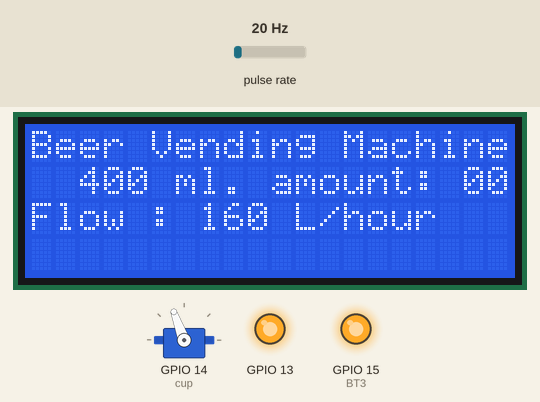
Bench run of a sketch on a simulated ESP8266 (NodeMCU). Shown: servo, 20×4 character LCD, output pins drawn as LEDs (lit = HIGH). Wiring (inferred from the names in the program): pulse sensor: data GPIO 12. The test bench sets the inputs (shaded band); at power-on: pulse rate 20 Hz. WiFi joins after 1.5 s; servers stay silent unless stated; what the sketch prints to the serial monitor is not drawn.

Above: at 3.4 s.
3.5 s: pulse rate (sensor on GPIO 12) set to 4 Hz
At 5.1 s:
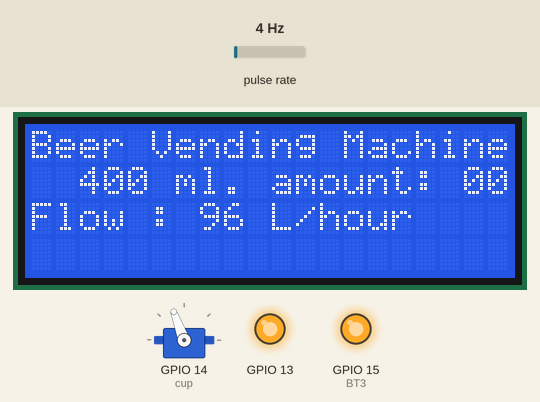
6.5 s: pulse rate (sensor on GPIO 12) set to 50 Hz
At 8.3 s:
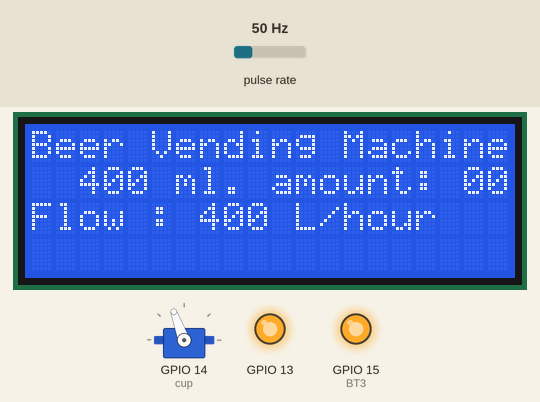
9.4 s: pulse rate (sensor on GPIO 12) set to 100 Hz
At 12.4 s:
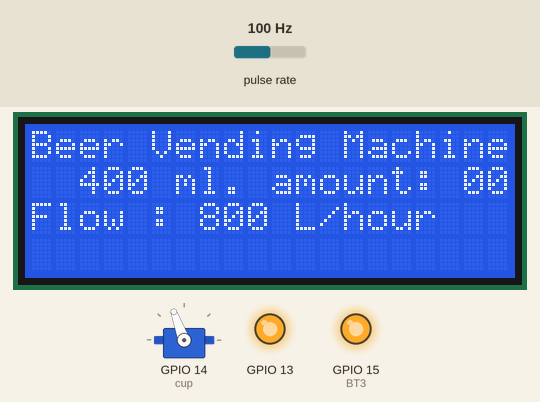
Timing chart, 0 to 13.9 s (numbered marks = the images above; inputs shaded):
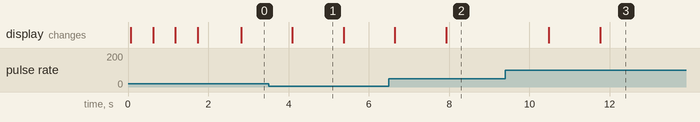

Measured:
- after the input at 3.5 s, the display: changes after 0.60 s (image 1)
- after the input at 6.5 s, the display: first changes after 0.15 s (image 2 shows a later state)
- after the input at 9.4 s, the display: first changes after 1.1 s (image 3 shows a later state)
- what the display in image 1 shows lasts 1.3 s, from 4.1 s to 5.4 s

The sketch:

BVM.ino
```cpp
/*
   Beer Vending Machine
   RMUTL Senior Project
   Date   : 27/11/2560
   ---pin Connecting---
    RELAY  :
      GND     GND
      SIG     13

    LCD i2c :
      GND     GND
      VCC     5V
      SDA     04
      SCL     05
    SERVO :
      GND     GND
      VCC     5V
      SIG     14
    Flow sensor :
      GND     12
      VCC     GND
      SDA     5V

    Switch :
      GND     GND
      BT1     15
      BT2     02
      BT3     00
      BT4     16
*/


#include <ESP8266WiFi.h>
#include <Wire.h>
#include <LiquidCrystal_I2C.h>
#include <ESP8266HTTPClient.h>
#include <Servo.h>
WiFiClient client;

LiquidCrystal_I2C lcd(0x27, 20, 4);

Servo cup;


#define BT1 0
#define BT2 2
#define BT3 15
#define BT4 16

#define FLOW 12
volatile int NbTopsFan;
int Calc;


byte beer1 = 0, beer2 = 0, beer3 = 0, beer4 = 0;
byte timeOutWIFI = 0;
boolean state = false;
int flowLevel = 0;
int pos = 0;


const char* ssid = "CMMC_Sinet_2.4G";
const char* password = "zxc12345";
//const char* ssid = "belkin.636";
//const char* password = "3eb7e66b";
//const char* ssid = "tong";
//const char* password = "man09min";
String apiKey = "4QLHRBN0XRHRD4SJ";

/*
   Servo sweep
  if (i >= 70 && state == true) {
    myservo.write(i);
    Serial.println(i);
    delay(100);
    i--;
  } else {
    state = false;
  }

  if(i <= 120 && state == false) {
    myservo.write(i);
    Serial.println(i);
    delay(100);
    i++;
  } else {
    state = true;
  }
*/


void rpm () {
  NbTopsFan++;
}


void setup() {
  Serial.begin(9600);

  cup.attach(14);
  cup.write(110);

  lcd.begin();
  lcd.backlight();

  pinMode(FLOW, INPUT);
  attachInterrupt(FLOW, rpm, RISING);


  pinMode(BT1, INPUT_PULLUP);
  pinMode(BT2, INPUT_PULLUP);
  pinMode(BT3, INPUT_PULLUP);
  pinMode(BT4, INPUT_PULLUP);

  pinMode(13, OUTPUT);
  pinMode(15, OUTPUT);
  digitalWrite(15, HIGH);


  WiFi.begin(ssid, password);

  while (WiFi.status() != WL_CONNECTED) {
    delay(500);
    lcd.setCursor(0, 0);
    lcd.print("Beer Vending Machine");
    lcd.setCursor(0, 1);
    lcd.print("                    ");
    lcd.setCursor(0, 2);
    lcd.print("  Connecting WIFI   ");
    lcd.setCursor(timeOutWIFI, 3);
    lcd.print(".");

    timeOutWIFI += 1;
    if (timeOutWIFI >= 20) {
      lcd.clear();
      timeOutWIFI = 0;
    }
    Serial.print(".");
  }
  Serial.println("WiFi connected");
}

void loop() {
  //  digitalWrite(13, LOW);
  //  if (digitalRead(BT1) == 0) {
  //    Serial.println("state true");
  //    delay(100);
  //    beer1 += 1;
  //    for (pos = 110; pos >= 60; pos -= 1) {
  //      cup.write(pos);
  //      delay(50);
  //    }
  //    state = true;
  //  }
  //
  //  while (state == true) {
  //    Serial.println("water pump");
  //    digitalWrite(13, HIGH);
  //    cup.write(60);
  //    NbTopsFan = 0;
  //    sei();
  //    Serial.print("cal water ");
  //    delay (1000);
  //    cli();
  //    //(Pulse frequency x 60) / 7.5Q, = flow rate in L / hour
  //    Calc = (NbTopsFan * 60 / 7.5);
  //    Serial.print(Calc, DEC); //Prints the number calculated above
  //    Serial.println(" L/hour\r\n"); //Prints "L/hour" and returns a  new line
  //
  //    if (Calc >= 400) {
  //      Serial.println("water 400 ml");
  //      digitalWrite(13, LOW);
  //      for (pos = 60; pos <= 110; pos += 1) {
  //        cup.write(pos);
  //        delay(50);
  //      }
  //      state = false;
  //    }
  //  }
  digitalWrite(13, HIGH);
  NbTopsFan = 0;
  sei();
  Serial.print("cal water ");
  delay (1000);
  cli();
  //(Pulse frequency x 60) / 7.5Q, = flow rate in L / hour
  Calc = (NbTopsFan * 60 / 7.5);
  Serial.print(Calc, DEC); //Prints the number calculated above
  Serial.println(" L/hour\r\n"); //Prints "L/hour" and returns a  new line


  // first display
  lcd.setCursor(0, 0);
  lcd.print("Beer Vending Machine");
  lcd.setCursor(0, 1);
  lcd.print("> 400 ml. amount: ");
  if (beer1 <= 9)  lcd.print("0");
  lcd.print(beer1);
  lcd.setCursor(0, 2);
  lcd.print("Flow : ");
  lcd.print(Calc);
  lcd.print(" L/hour");
  lcd.print("     ");
  lcd.setCursor(0, 3);
  lcd.print("                    ");
  delay(200);

  //  lcd.print("1)230 ml. amount: ");
  //  if (beer1 <= 9)  lcd.print("0");
  //  lcd.print(beer1);
  //  lcd.setCursor(0, 2);
  //  lcd.print("2)300 ml. amount: ");
  //  if (beer2 <= 9)  lcd.print("0");
  //  lcd.print(beer2);
  //  lcd.setCursor(0, 3);
  //  lcd.print("3)400 ml. amount: ");
  //  if (beer3 <= 9)  lcd.print("0");
  //  lcd.print(beer3);


  //  if (digitalRead(BT1) == 0) beer1 += 1;
  //  if (digitalRead(BT2) == 0) beer2 += 1;
  //  if (digitalRead(BT3) == 0) beer3 += 1;
  //  if (digitalRead(BT4) == 0) beer4 += 1;
  //
  //  if (digitalRead(BT1) == 0 || digitalRead(BT2) == 0 ||
  //      digitalRead(BT3) == 0 || digitalRead(BT4) == 0) {
  //    doHttpGet(beer1, beer2, beer3, beer4);
  //  }
  //
  //  Serial.print(digitalRead(BT1));
  //  Serial.print("  ");
  //  Serial.print(digitalRead(BT2));
  //  Serial.print("  ");
  //  Serial.print(digitalRead(BT3));
  //  Serial.print("  ");
  //  Serial.println(digitalRead(BT4));
  //    Serial.print(beer1);
  //    Serial.print("  ");
  //    Serial.print(beer2);
  //    Serial.print("  ");
  //    Serial.print(beer3);
  //    Serial.print("  ");
  //    Serial.println(beer4);
  //    delay(200);
  //    Serial.println("  ");
  //    Serial.println("  ");
}

void doHttpGet(int Ibeer1, int Ibeer2, int Ibeer3, int Ibeer4) {
  HTTPClient http;
  Serial.print("[HTTP] begin...\n");


  http.begin("http://api.thingspeak.com/update?api_key=" + apiKey + "&field1=" + String(Ibeer1)
             + "&field2=" + String(Ibeer2) + "&field3=" + String(Ibeer3) + "&field4=" + String(Ibeer4)); //HTTP


  // start connection and send HTTP header
  int httpCode = http.GET();


  // httpCode will be negative on error
  if (httpCode > 0) {
    // HTTP header has been send and Server response header has been handled
    Serial.printf("[HTTP] GET... code: %d\n", httpCode);
    Serial.print("[CONTENT]\n");

    // file found at server
    if (httpCode == HTTP_CODE_OK) {
      String payload = http.getString();
      Serial.println(payload);
    }
  } else {
    Serial.printf("[HTTP] GET... failed, error: %s\n", http.errorToString(httpCode).c_str());
  }


  http.end();
}
```
